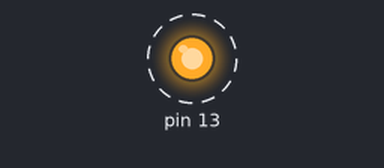
The sketch below on a simulated Arduino Uno, built with avr-gcc and run on an emulated ATmega328P. On the bench: output pins drawn as LEDs (lit = HIGH). Dashed ring = blinking.

Above: at 0.5 s.
Timing chart, 0 to 4.6 s (numbered marks = the images above):
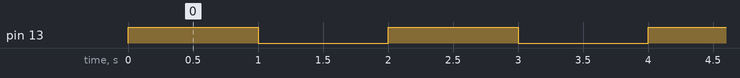

The sketch:

AVR_Blinklicht.ino
```cpp
#include <avr/io.h>
#include <util/delay.h>

#define ON_BOARD_LED_PORTB_PIN  5

int main()
{
  // Portpin PB5 (Arduino Pin 13)
  // Port Richtungsregister auf Ausgang setzten
  DDRB |= (1 << DDB5);

  while (true)
  {
    // Portpin PB5 setzen (LED ein)
    PORTB |= (1 << PORTB5);

    // 1000 ms warten
    _delay_ms(1000);

    // Portpin PB5 löschen (LED ein)
    PORTB &= ~(1 << PORTB5);

    // 1000 ms warten
    _delay_ms(1000);
  }
}
```

Measured:
- by itself, pin 13: alternates HIGH for 1.0 s and LOW for 1.0 s
